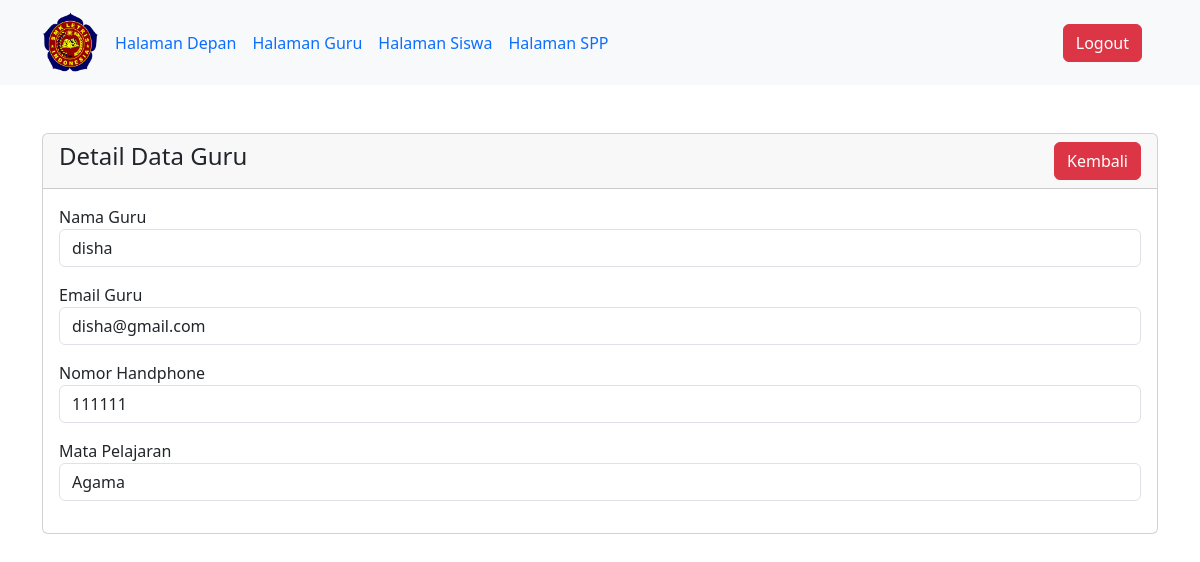
/views/crud_detail_guru.php?id=2 (signed in), run on the app's committed database.
### tables this page shows
CREATE TABLE `guru` (
  `id` int(11) NOT NULL,
  `nama` varchar(255) NOT NULL,
  `email` varchar(255) NOT NULL,
  `no_hp` int(25) NOT NULL,
  `id_mapel` int(11) NOT NULL,
  `alamat` varchar(255) NOT NULL
);

CREATE TABLE `mata_pelajaran` (
  `id` int(11) NOT NULL,
  `mata_pelajaran` varchar(255) NOT NULL
);

### views/crud_detail_guru.php (the view, shortened to what this page needs)
<?php
include("../includes/inc_header.php");
include "../includes/inc_koneksi.php";
?>
<div class="container mt-5">
    <div class="row">
        <div class="col-md-12">
            <div class="card">
                <div class="card-header">
                    <h4>Detail Data Guru <a href="admin_depan.php" class="btn btn-danger float-end">Kembali</a> </h4>
                </div>
                <div class="card-body">
                    <?php
                    if (isset($_GET['id'])) {
                        $query = "SELECT
                        guru.id AS id_guru,
                        guru.nama AS nama_guru,
                        guru.email AS email_guru,
                        guru.no_hp AS no_hp_guru,
                        mata_pelajaran.mata_pelajaran AS nama_mapel
                        FROM guru, mata_pelajaran WHERE mata_pelajaran.id = guru.id_mapel";
                        $query_run = mysqli_query($koneksi, $query);
                        if (mysqli_num_rows($query_run) > 0) {
                            $guru = mysqli_fetch_array($query_run);
                    ?>
                            <div class="mb-3">
                                <label>Nama Guru</label>
                                <p class="form-control">
                                    <?= $guru['nama_guru']; ?>
                                </p>
                            </div>
                            <div class="mb-3">
                                <label>Email Guru</label>
                                <p class="form-control">
                                    <?= $guru['email_guru']; ?>
                                </p>
                            </div>
                            <div class="mb-3">
                                <label>Nomor Handphone</label>
                                <p class="form-control">
                                    <?= $guru['no_hp_guru']; ?>
                                </p>
                            </div>
                            <div class="mb-3">
                                <label>Mata Pelajaran</label>
                                <p class="form-control">
                                    <?= $guru['nama_mapel']; ?>
                                </p>
                            </div>
                    <?php
                        } else {
                            echo "<h4> Data Guru Tidak Ditemukan </h4";
                        }
                    }
                    ?>
                </div>
            </div>
        </div>
    </div>
</div>
<?php
include("../includes/inc_footer.php");
?>

### data on the page
guru: nama "disha", email "disha@gmail.com", no_hp "111111"
mata_pelajaran: mata_pelajaran "Agama"
